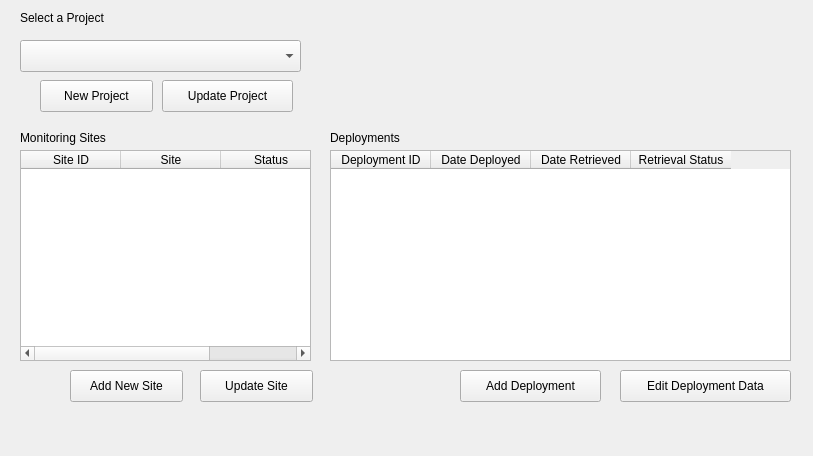
<?xml version="1.0" encoding="UTF-8"?>
<ui version="4.0">
 <class>EnviroTempDockWidgetBase</class>
 <widget class="QDockWidget" name="EnviroTempDockWidgetBase">
  <property name="geometry">
   <rect>
    <x>0</x>
    <y>0</y>
    <width>813</width>
    <height>456</height>
   </rect>
  </property>
  <property name="windowTitle">
   <string>Enviro Temp</string>
  </property>
  <widget class="QWidget" name="dockWidgetContents">
   <widget class="QComboBox" name="comboBox_select_project">
    <property name="geometry">
     <rect>
      <x>20</x>
      <y>40</y>
      <width>281</width>
      <height>32</height>
     </rect>
    </property>
   </widget>
   <widget class="QLabel" name="label_3">
    <property name="geometry">
     <rect>
      <x>20</x>
      <y>10</y>
      <width>131</width>
      <height>16</height>
     </rect>
    </property>
    <property name="text">
     <string>Select a Project</string>
    </property>
   </widget>
   <widget class="QPushButton" name="pushButton_new_project">
    <property name="geometry">
     <rect>
      <x>40</x>
      <y>80</y>
      <width>113</width>
      <height>32</height>
     </rect>
    </property>
    <property name="text">
     <string>New Project</string>
    </property>
   </widget>
   <widget class="QPushButton" name="pushButton_update_project">
    <property name="geometry">
     <rect>
      <x>162</x>
      <y>80</y>
      <width>131</width>
      <height>32</height>
     </rect>
    </property>
    <property name="text">
     <string>Update Project</string>
    </property>
   </widget>
   <widget class="QTableWidget" name="tableWidget_select_site">
    <property name="geometry">
     <rect>
      <x>20</x>
      <y>150</y>
      <width>291</width>
      <height>211</height>
     </rect>
    </property>
    <property name="alternatingRowColors">
     <bool>true</bool>
    </property>
    <property name="selectionBehavior">
     <enum>QAbstractItemView::SelectRows</enum>
    </property>
    <column>
     <property name="text">
      <string>Site ID</string>
     </property>
    </column>
    <column>
     <property name="text">
      <string>Site</string>
     </property>
    </column>
    <column>
     <property name="text">
      <string>Status</string>
     </property>
    </column>
   </widget>
   <widget class="QLabel" name="label_site_table">
    <property name="geometry">
     <rect>
      <x>20</x>
      <y>130</y>
      <width>131</width>
      <height>16</height>
     </rect>
    </property>
    <property name="text">
     <string>Monitoring Sites</string>
    </property>
   </widget>
   <widget class="QPushButton" name="pushButton_new_site">
    <property name="geometry">
     <rect>
      <x>70</x>
      <y>370</y>
      <width>113</width>
      <height>32</height>
     </rect>
    </property>
    <property name="text">
     <string>Add New Site</string>
    </property>
   </widget>
   <widget class="QTableWidget" name="tableWidget_select_deployment">
    <property name="geometry">
     <rect>
      <x>330</x>
      <y>150</y>
      <width>461</width>
      <height>211</height>
     </rect>
    </property>
    <property name="alternatingRowColors">
     <bool>true</bool>
    </property>
    <property name="selectionBehavior">
     <enum>QAbstractItemView::SelectRows</enum>
    </property>
    <column>
     <property name="text">
      <string>Deployment ID</string>
     </property>
    </column>
    <column>
     <property name="text">
      <string>Date Deployed</string>
     </property>
    </column>
    <column>
     <property name="text">
      <string>Date Retrieved</string>
     </property>
    </column>
    <column>
     <property name="text">
      <string>Retrieval Status</string>
     </property>
    </column>
   </widget>
   <widget class="QPushButton" name="pushButton_new_deployment">
    <property name="geometry">
     <rect>
      <x>460</x>
      <y>370</y>
      <width>141</width>
      <height>32</height>
     </rect>
    </property>
    <property name="text">
     <string>Add Deployment</string>
    </property>
   </widget>
   <widget class="QLabel" name="label_5">
    <property name="geometry">
     <rect>
      <x>330</x>
      <y>130</y>
      <width>131</width>
      <height>16</height>
     </rect>
    </property>
    <property name="text">
     <string>Deployments</string>
    </property>
   </widget>
   <widget class="QPushButton" name="pushButton_update_site">
    <property name="geometry">
     <rect>
      <x>200</x>
      <y>370</y>
      <width>113</width>
      <height>32</height>
     </rect>
    </property>
    <property name="text">
     <string>Update Site</string>
    </property>
   </widget>
   <widget class="QPushButton" name="pushButton_update_deployment">
    <property name="geometry">
     <rect>
      <x>620</x>
      <y>370</y>
      <width>171</width>
      <height>32</height>
     </rect>
    </property>
    <property name="text">
     <string>Edit Deployment Data</string>
    </property>
   </widget>
  </widget>
 </widget>
 <resources/>
 <connections/>
</ui>
